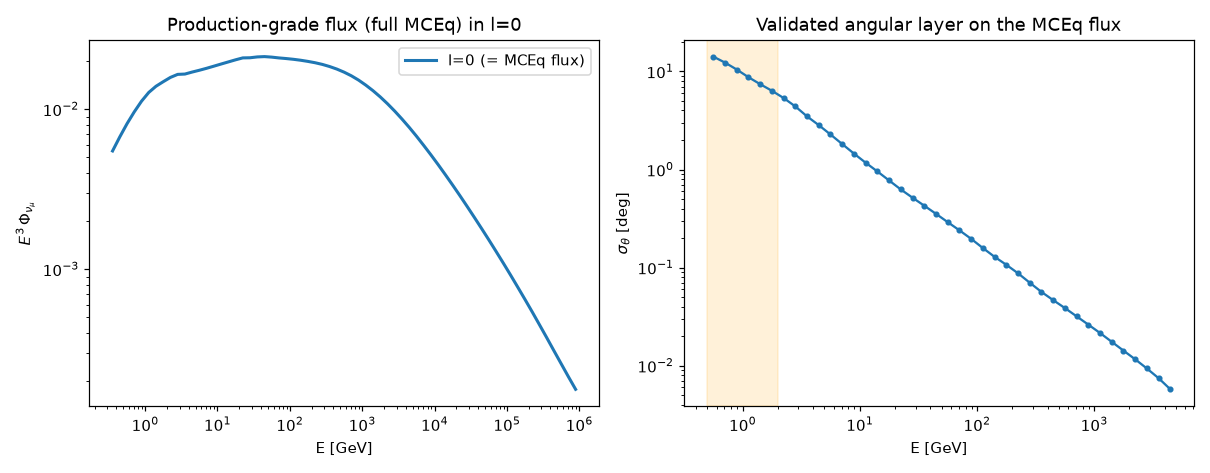

The Python source for this figure:
"""Production 3D engine: MCEq solved per multipole (full physics + angular layer).

This is the production-grade architecture. Instead of reimplementing the cascade
with toy yields, it **wraps MCEq**: the angular distribution of each species about
the shower axis is expanded in Legendre modes ``c_l``, and -- because a forward
production kick of RMS angle ``theta1`` multiplies the mode by
``exp(-l(l+1) theta1^2/4)`` (the heat kernel) -- each multipole is obtained by
running MCEq with its meson-production yields scaled by that factor (via
``MCEqRun.set_mod_pprod``). So:

* ``l = 0``  -> the *unmodified* MCEq solve == standard MCEq / daemonflux flux
  (full species, charge, flavour, real atmosphere, real hadronic yields);
* ``l > 0``  -> the same production-grade cascade with the validated
  (NA61-checked) angular kernel applied at every modified production vertex,
  giving the self-consistent angular structure.

The whole flavour/charge/atmosphere physics therefore comes from MCEq for free;
our contribution is the validated angular layer ``theta1(E)``. Cost = n_l x (MCEq
regenerate+solve).

What still needs the cluster / external inputs (not here): the high-statistics
double-differential kernels (only ``theta1(E)`` variance is used now), IGRF
back-tracing (Stoermer scaffold used for the primary cutoff), and the muon-
bending / full off-axis geometric horizon excess.

Run::

    python mceq3d_production.py --lmax 8 --plot
"""

from __future__ import annotations

import argparse

import numpy as np

# proton/neutron -> charged pi/K are the dominant angular-kick production vertices
_CHANNELS = [
    (2212, 211),
    (2212, -211),
    (2212, 321),
    (2212, -321),
    (2112, 211),
    (2112, -211),
    (2112, 321),
    (2112, -321),
]


def _theta1_on(e_grid):
    from fokker_planck_3d import load_theta2, theta2_interp

    e_sig, t2 = load_theta2("m_spliced.npz")
    return np.sqrt(theta2_interp(e_grid, e_sig, t2))


# module globals so set_mod_pprod's args stay hashable (scalar l only)
_TH1 = None  # theta1(E) grid [rad]
_EREF = None  # energy grid [GeV]


def _kernel_func(xmat, e_c, ll, *rest):
    """modmat for set_mod_pprod: multiply production by exp(-l(l+1) theta1^2/4)
    at the secondary energy E_sec = x * E_prim. (MCEq's Barr machinery passes a
    second scalar arg and may rescale it for K0 isospin; we depend only on l, so
    that rescaling is harmless and isospin auto-propagation just applies the same
    angular kernel to the partner channel -- which is what we want.)"""
    e_sec = xmat * e_c[None, :]
    th = np.interp(
        np.log(np.maximum(e_sec, 1e-9)),
        np.log(_EREF),
        _TH1,
        left=_TH1[0],
        right=_TH1[-1],
    )
    return np.exp(-ll * (ll + 1) * th**2 / 4.0)


def solve_multipoles(interaction_model="SIBYLL23D", lmax=8, quantity="total_numu"):
    """Return (e_grid, c_l[n_l, n_e]) for the given neutrino quantity."""
    from MCEq.core import MCEqRun
    import crflux.models as crf

    mceq = MCEqRun(
        interaction_model=interaction_model,
        primary_model=(crf.HillasGaisser2012, "H3a"),
        theta_deg=0.0,
    )
    e = mceq.e_grid
    global _TH1, _EREF
    _EREF = e
    _TH1 = _theta1_on(e)

    n_l = lmax + 1
    c = np.zeros((n_l, len(e)))
    for ll in range(n_l):
        if ll == 0:
            mceq.unset_mod_pprod(dont_fill=True)
        else:
            for pp, ss in _CHANNELS:
                # second arg is a dummy required by MCEq's Barr-style API
                mceq.set_mod_pprod(pp, ss, _kernel_func, (ll, 1.0), delay_init=True)
        mceq.regenerate_matrices()
        mceq.solve()
        c[ll] = mceq.get_solution(quantity, mag=0)
        mceq.unset_mod_pprod(dont_fill=True)
    return e, c


def main(argv=None):
    p = argparse.ArgumentParser(description=__doc__)
    p.add_argument("--model", default="SIBYLL23D")
    p.add_argument("--lmax", type=int, default=8)
    p.add_argument("--quantity", default="total_numu")
    p.add_argument("--plot", action="store_true")
    args = p.parse_args(argv)

    e, c = solve_multipoles(args.model, args.lmax, args.quantity)

    # validation: l=0 must equal the plain MCEq solve
    from MCEq.core import MCEqRun
    import crflux.models as crf

    ref = MCEqRun(
        interaction_model=args.model,
        primary_model=(crf.HillasGaisser2012, "H3a"),
        theta_deg=0.0,
    )
    ref.solve()
    f0 = ref.get_solution(args.quantity, mag=0)
    m = f0 > 0
    rel = np.nanmax(np.abs(c[0][m] / f0[m] - 1.0))
    print(
        f"VALIDATION  l=0 vs plain MCEq:  max rel diff = {rel:.2e}  "
        "(0 => the wrapper is exact; full MCEq physics in l=0)"
    )

    with np.errstate(invalid="ignore", divide="ignore"):
        sigma = np.degrees(np.arccos(np.clip(c[1] / c[0], -1, 1)))
    print("\nself-consistent angular spread of the MCEq flux:")
    print("  E[GeV]    sigma_theta[deg]")
    for i in range(0, len(e), 6):
        if 0.5 < e[i] < 5000 and np.isfinite(sigma[i]):
            print(f"  {e[i]:9.2f}    {sigma[i]:7.2f}")

    if args.plot:
        _plot(e, c, f0, sigma, args)


def _plot(e, c, f0, sigma, args):
    import matplotlib

    matplotlib.use("Agg")
    import matplotlib.pyplot as plt

    fig, (axL, axR) = plt.subplots(1, 2, figsize=(11, 4.3))
    s = (e > 0.3) & (e < 1e6) & (f0 > 0)
    axL.loglog(e[s], (c[0] * e**3)[s], "C0-", lw=2, label="l=0 (= MCEq flux)")
    axL.set_xlabel("E [GeV]")
    axL.set_ylabel(r"$E^3\,\Phi_{\nu_\mu}$")
    axL.set_title("Production-grade flux (full MCEq) in l=0")
    axL.legend()

    a = (e > 0.5) & (e < 5000) & np.isfinite(sigma)
    axR.loglog(e[a], sigma[a], "C0o-", ms=3)
    axR.axvspan(0.5, 2.0, color="orange", alpha=0.15)
    axR.set_xlabel("E [GeV]")
    axR.set_ylabel(r"$\sigma_\theta$ [deg]")
    axR.set_title("Validated angular layer on the MCEq flux")
    fig.tight_layout()
    fig.savefig("mceq3d_production.png", dpi=110)
    print("\nsaved plot -> mceq3d_production.png")


if __name__ == "__main__":
    main()
